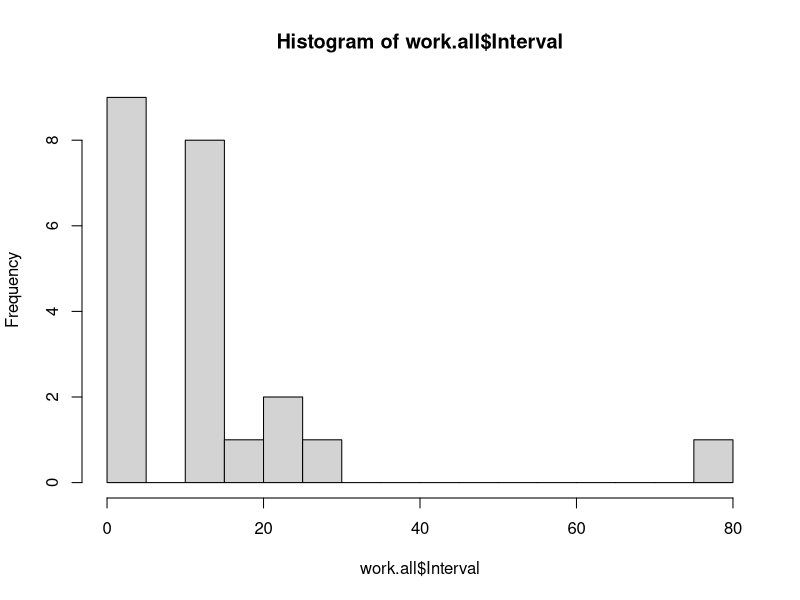
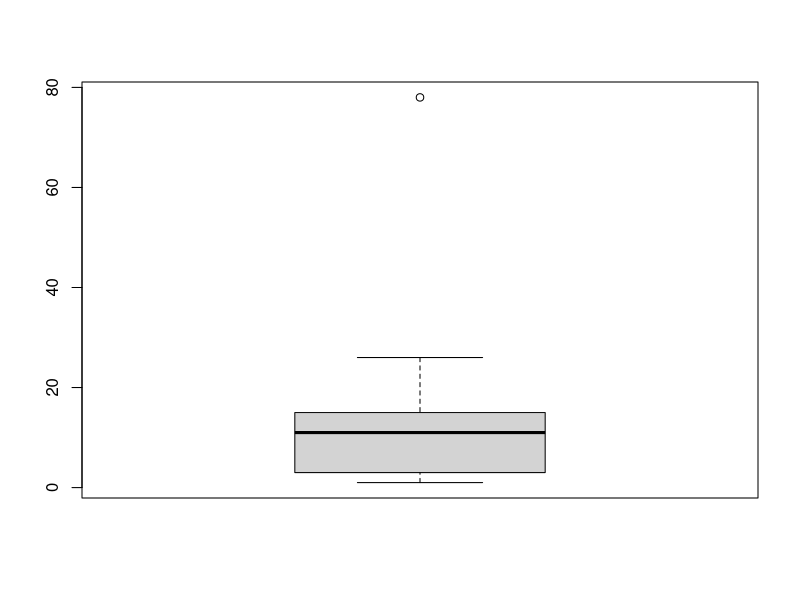
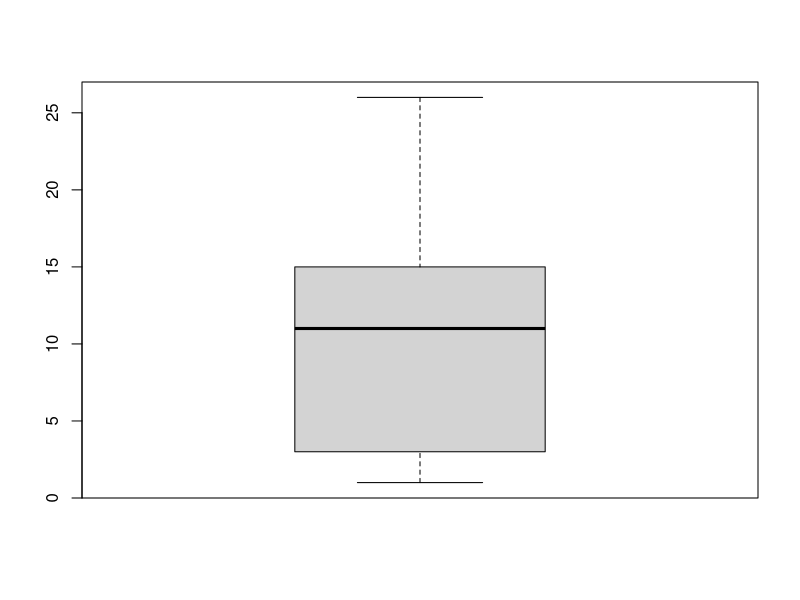
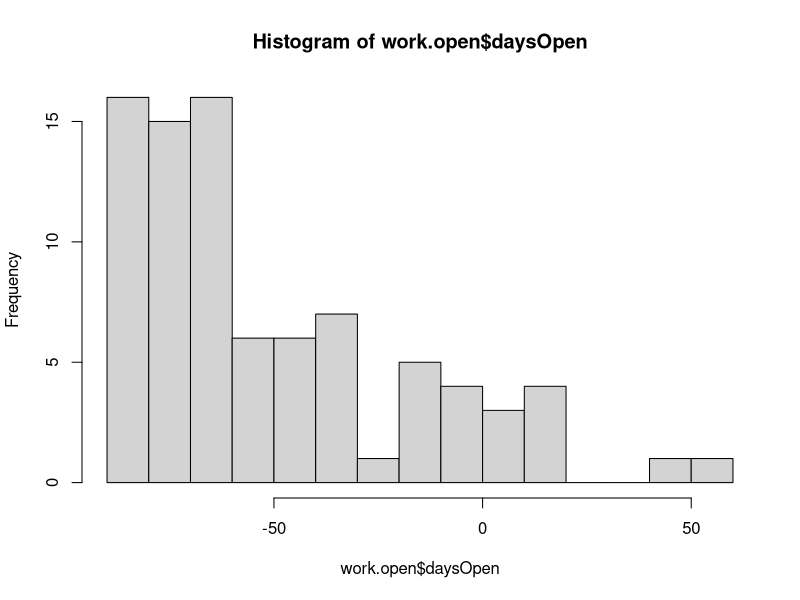
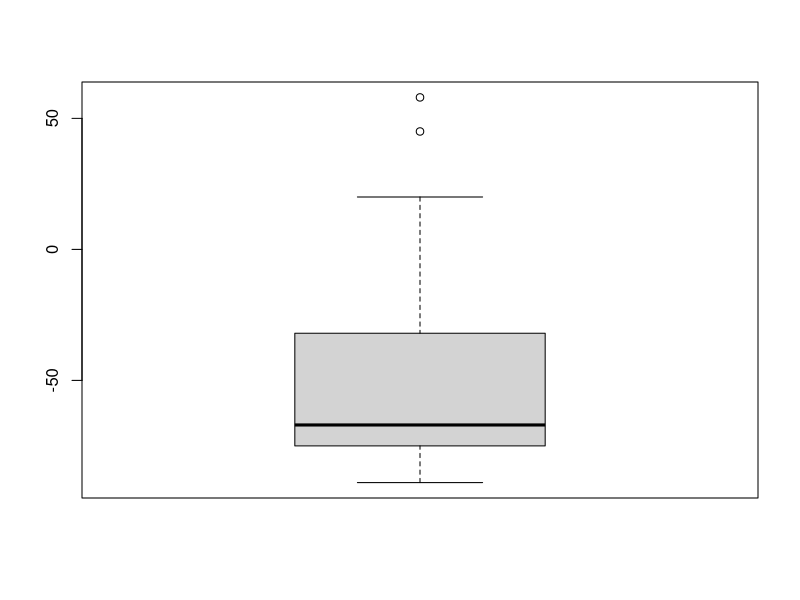
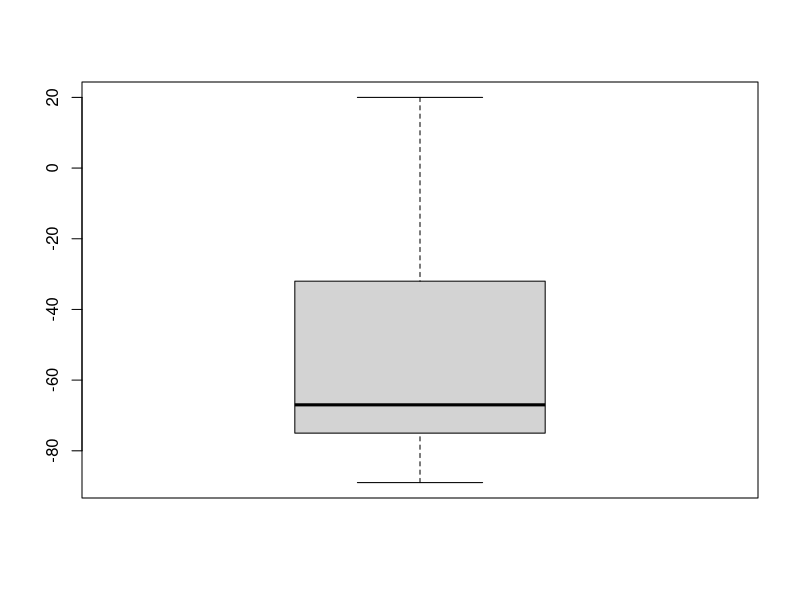

Write R code to recreate these figures, in order.
## ---- chunk 1
knitr::opts_chunk$set(echo = TRUE)
## ---- chunk 2
#library(lubridate)
## ---- chunk 3
ACR.raw <- read.csv(file = "./data/ACR.csv",
                    stringsAsFactors = FALSE)
name <- c("SQA",
          "Application",
          "CRNumber",
          "CRDate",
          "CRApproved",
          "IENumber",
          "IEDate",
          "IEApproved",
          "Reason",
          "Comments")
names(ACR.raw) <- name
rm(name)
ACR <- ACR.raw
## ---- chunk 4
ACR$SQA <- as.factor(ACR$SQA)
ACR$Application <- as.factor(ACR$Application)
ACR$CRApproved <- as.factor(ACR$CRApproved)
ACR$IEApproved <- as.factor(ACR$IEApproved)
levels(ACR$IEApproved)[1] <- NA
ACR$Reason <- as.factor(ACR$Reason)
levels(ACR$Reason)[1] <- NA
## ---- chunk 5
ACR$CRDate <- as.Date(ACR$CRDate, format = "%d-%b-%y")
ACR$IEDate<- as.Date(ACR$IEDate, format = "%d-%b-%y")
ACR$CRmonth <- lubridate::month(ACR$CRDate, label = TRUE)
ACR$CRyear <- lubridate::year(ACR$CRDate)
ACR$IEmonth <- lubridate::month(ACR$IEDate, label = TRUE)
ACR$IEyear <- lubridate::year(ACR$IEDate)          
## ---- chunk 6
str(ACR)
## ---- chunk 7
work <- subset(ACR,
               subset = (CRmonth == "Nov" & CRyear == 2018) |
                    (subset = IEmonth == "Nov" & IEyear == 2018))
workCR <- subset(ACR,
               subset = CRmonth == "Nov" & CRyear == 2018)
workIE <- subset(ACR,
               subset = IEmonth == "Nov" & IEyear == 2018)
## ---- chunk 8
nrow(subset(workCR,
            subset = (CRApproved == "A" |
                           CRApproved == "A-FP")))
## ---- chunk 9
nrow(subset(workCR,
            subset = (CRApproved == "D")))
## ---- chunk 10
nrow(subset(workIE,
            subset = (IEApproved == "A" |
                           IEApproved == "A-FP")))
## ---- chunk 11
nrow(subset(workIE,
            subset = (CRApproved == "D")))
## ---- chunk 12
nrow(subset(workCR,
            subset = CRApproved == "A-FP")) / 
     nrow(workCR) * 100
## ---- chunk 13
nrow(subset(workIE,
            subset = CRApproved == "A-FP")) / 
     nrow(workIE) * 100
## ---- chunk 14
nrow(subset(work,
            subset = (CRApproved == "A-FP" & IEApproved == "A-FP"))) /
     nrow(work) * 100
## ---- chunk 15
work.all <- subset(ACR,
                   subset = ((CRApproved == "A" | CRApproved == "A-FP") &
                                  (IEApproved == "A" | IEApproved == "A-FP")))
work.all <- subset(work.all,
                   subset = (IEmonth == "Nov" & IEyear == 2018))

nrow(work.all)
work.all$Interval <- as.numeric(work.all$IEDate - work.all$CRDate)
summary(work.all$Interval)
sd(work.all$Interval)
table(work.all$Interval)
quantile(work.all$Interval)
hist(work.all$Interval,
     breaks = 20)
boxplot(work.all$Interval)
boxplot(work.all$Interval,
        outline = FALSE)
## ---- chunk 16
table(subset(workCR, 
             subset = CRApproved != "D")$Application)
table(subset(workCR, 
             subset = CRApproved != "D")$SQA)
## ---- chunk 17
table(subset(workIE, 
             subset = IEApproved != "D")$Application)

table(subset(workIE, 
             subset = CRApproved != "D")$SQA)
## ---- chunk 18
table(subset(workCR, 
             subset = CRApproved != "D")$Application) +
     table(subset(workIE, 
             subset = IEApproved != "D")$Application)
table(subset(workCR, 
             subset = CRApproved != "D")$SQA) +
     table(subset(workIE, 
             subset = CRApproved != "D")$SQA)
## ---- chunk 19
work.open <- subset(ACR,
                    subset = (CRApproved == "A-FP" | CRApproved == "A") & 
                         is.na(IEApproved))
work.open$daysOpen <- as.numeric(as.Date("1-Dec-18", format = "%d-%b-%y") - 
                                      work.open$CRDate)
nrow(work.open)
summary(work.open$daysOpen)
quantile(work.open$daysOpen)
hist(work.open$daysOpen,
     breaks = 20)
boxplot(work.open$daysOpen)
boxplot(work.open$daysOpen,
        outline = FALSE)
